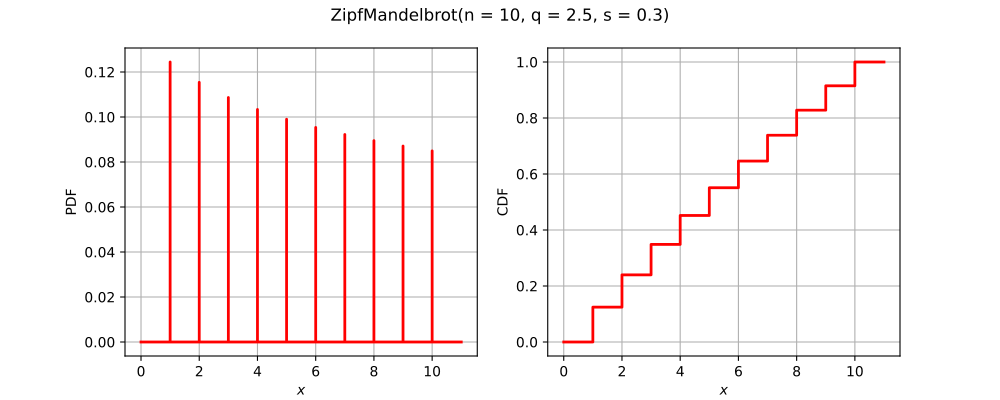

The Python source for this figure:
import openturns as ot
from matplotlib import pyplot as plt
from openturns.viewer import View
title = None
if ot.ZipfMandelbrot().__class__.__name__ == 'Bernoulli':
    distribution = ot.Bernoulli(0.7)
elif ot.ZipfMandelbrot().__class__.__name__ == 'Binomial':
    distribution = ot.Binomial(5, 0.2)
elif ot.ZipfMandelbrot().__class__.__name__ == 'Hypergeometric':
    distribution = ot.Hypergeometric(10, 4, 7)
elif ot.ZipfMandelbrot().__class__.__name__ == 'CumulativeDistributionNetwork':
    coll = [ot.Normal(2),ot.Dirichlet([0.5, 1.0, 1.5])]
    distribution = ot.CumulativeDistributionNetwork(coll, ot.BipartiteGraph([[0,1], [0,1]]))
elif ot.ZipfMandelbrot().__class__.__name__ == 'Histogram':
    distribution = ot.Histogram([-1.0, 0.5, 1.0, 2.0], [0.45, 0.4, 0.15])
elif ot.ZipfMandelbrot().__class__.__name__ == 'KernelMixture':
    kernel = ot.Uniform()
    sample = ot.Normal().getSample(5)
    bandwith = [1.0]
    distribution = ot.KernelMixture(kernel, bandwith, sample)
elif ot.ZipfMandelbrot().__class__.__name__ == 'MaximumDistribution':
    coll = [ot.Uniform(2.5, 3.5), ot.LogUniform(1.0, 1.2), ot.Triangular(2.0, 3.0, 4.0)]
    distribution = ot.MaximumDistribution(coll)
elif ot.ZipfMandelbrot().__class__.__name__ == 'Multinomial':
    distribution = ot.Multinomial(5, [0.2])
elif ot.ZipfMandelbrot().__class__.__name__ == 'RandomMixture':
    coll = [ot.Triangular(0.0, 1.0, 5.0), ot.Uniform(-2.0, 2.0)]
    weights = [0.8, 0.2]
    cst = 3.0
    distribution = ot.RandomMixture(coll, weights, cst)
elif ot.ZipfMandelbrot().__class__.__name__ == 'TruncatedDistribution':
    distribution = ot.TruncatedDistribution(ot.Normal(2.0, 1.5), 1.0, 4.0)
elif ot.ZipfMandelbrot().__class__.__name__ == 'UserDefined':
    distribution = ot.UserDefined([[1.0], [2.0], [3.0]], [0.4, 0.5, 1.0])
elif ot.ZipfMandelbrot().__class__.__name__ == 'ZipfMandelbrot':
    distribution = ot.ZipfMandelbrot(10, 2.5, 0.3)
elif ot.ZipfMandelbrot().__class__.__name__ == 'Normal':
    cov = ot.CovarianceMatrix([[1.0, -0.5], [-0.5, 1.0]])
    distribution = ot.Normal([0.0, 0.0], cov)
    title = "Normal dist. with correlation coefficient {}".format(cov[0, 1])
else:
    distribution = ot.ZipfMandelbrot()

dimension = distribution.getDimension()
if title is None:
    title = str(distribution)[:100].split('\n')[0]
if dimension == 1:
    distribution.setDescription(['$x$'])
    pdf_graph = distribution.drawPDF()
    cdf_graph = distribution.drawCDF()
    fig = plt.figure(figsize=(10, 4))
    pdf_axis = fig.add_subplot(121)
    cdf_axis = fig.add_subplot(122)
    View(pdf_graph, figure=fig, axes=[pdf_axis], add_legend=False)
    View(cdf_graph, figure=fig, axes=[cdf_axis], add_legend=False)
    fig.suptitle(title)
elif dimension == 2:
    grid = ot.GridLayout(1, 2)
    pdf_graph = distribution.drawPDF()
    pdf_graph.setLegends([''])
    cdf_graph = distribution.drawCDF()
    cdf_graph.setLegends([''])
    grid.setGraph(0, 0, pdf_graph)
    grid.setGraph(0, 1, cdf_graph)
    grid.setTitle(title)
    fig = View(grid).getFigure()
    fig.axes[0].set_title('PDF')
    fig.axes[1].set_title('CDF')
